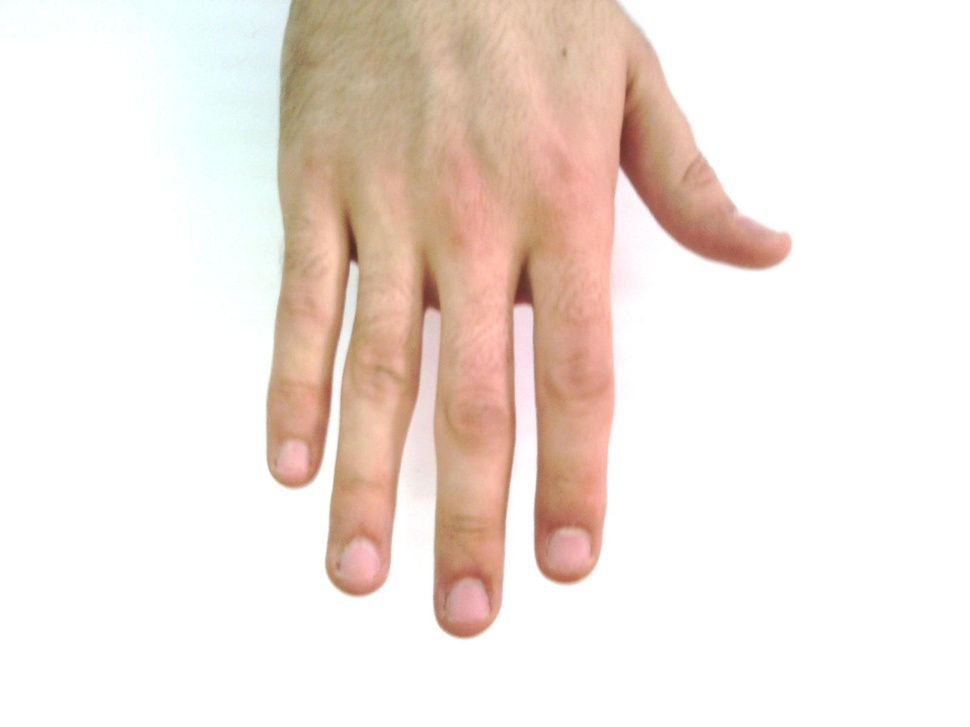
#> input picture python/09_machine/pichand.jpg, 970 x 727 px, shrunk from 1600 x 1200 before the run
$ python main.py ../../../09_machine/pichand.jpg
#> lines starting #> are read from the running program, lines starting #| are printed output that depends on the picture
import sys
import numpy as np
import cv2
import matplotlib.pyplot as plt


if __name__ =="__main__":
	if len(sys.argv)>1:
		image = cv2.imread(sys.argv[1], cv2.IMREAD_GRAYSCALE)
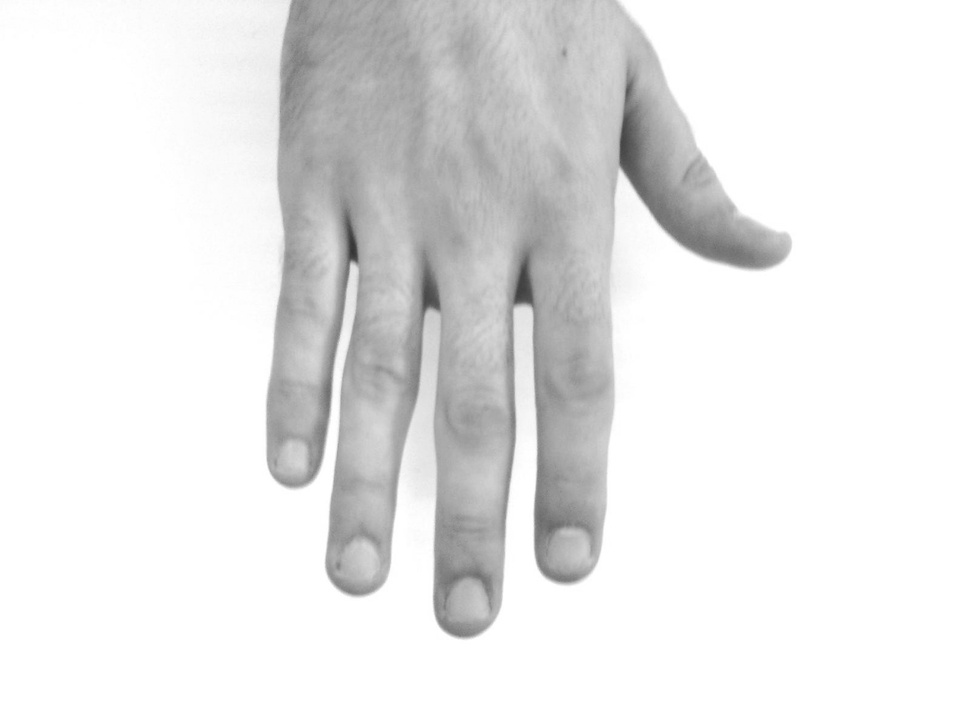
#> image: shape (727, 970); min 51, max 255, mean 232.2
	else:
		print("Usage: python3 main.py imageFile")

	rows,clos=image.shape
#> rows = 727; clos = 970
	pixelSequence = image.reshape([rows*clos])

	numberBins = 256

	histogram,bins,patch = plt.hist(pixelSequence, numberBins, facecolor = 'black', histtype= 'bar')
#> histogram = 256 values, max 442255 at index 255, min 0 at index 1, mean 2754.6; bins = 257 values from 51 to 255; patch = 256 items

	plt.xlabel(u"gray Level")
	plt.ylabel(u"number of pixels")
	y_maxValue=np.max(histogram)
#> y_maxValue = 442255
	plt.axis([0,255,0,y_maxValue])
	plt.show()
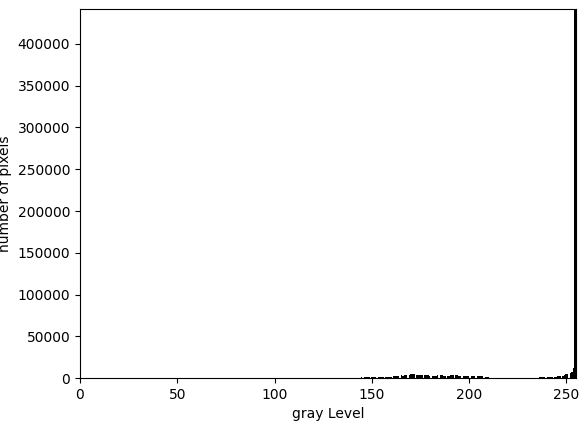
#> figure drawn by matplotlib, 1 panel; tallest bar 442255 high, from x = 254.2 to 255
